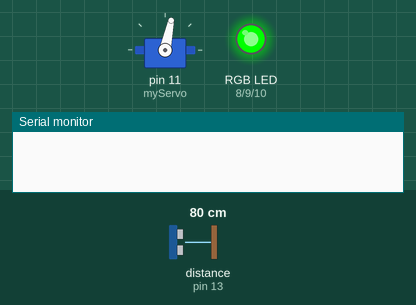
Bench run of a sketch on a simulated Arduino Uno, built with avr-gcc and run on an emulated ATmega328P. Shown: servo, an RGB LED mixed from three pins (HIGH = lit), the last lines printed to the serial monitor. Wiring (inferred from the names in the program): ultrasonic range finder: trigger pin 12; echo pin 13. Dashed ring = blinking. The inputs (shaded band) are chosen by the test bench; at power-on: distance to the obstacle (sensor on pin 13) 80 cm. The echo pulse lasts 58.3 µs per cm; pins used as bus, display or sensor lines are not drawn.

Above: at 1.2 s.
1.3 s: distance to the obstacle (sensor on pin 13) set to 2 cm
At 2.36 s:
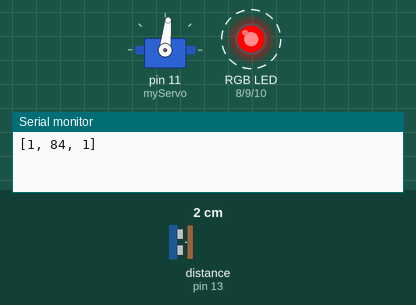
4.3 s: distance to the obstacle (sensor on pin 13) set to 18 cm
7.3 s: distance to the obstacle (sensor on pin 13) set to 23 cm
At 8.1 s:
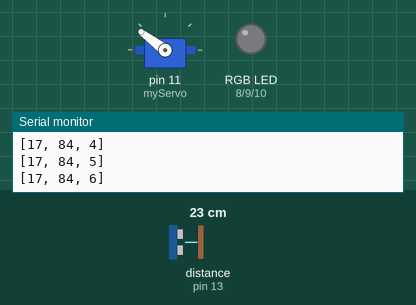
10.3 s: distance to the obstacle (sensor on pin 13) set to 4 cm
At 10.95 s:
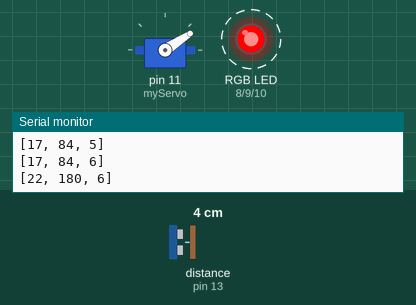
13.3 s: distance to the obstacle (sensor on pin 13) set to 60 cm
At 14.4 s:
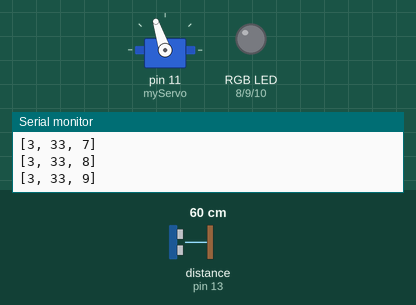
16.3 s: distance to the obstacle (sensor on pin 13) set to 35 cm
Timing chart, 0 to 20.3 s (numbered marks = the images above; inputs shaded):
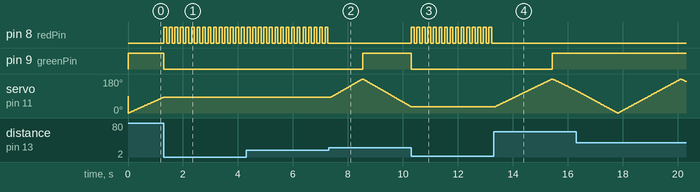

Measured:
- the behaviour switches between 20 and 21 cm on distance to the obstacle (sensor on pin 13) (found by bisection; images 1 and 2)
- after the input at 1.3 s, pin 8 (redPin): alternates HIGH for 0.10 s and LOW for 0.10 s, starting at once; pin 9 (greenPin): HIGH → LOW at once; servo on pin 11 (myServo): stays 84° (without the input it goes to 86° after 0.02 s)
- after the input at 7.3 s, pin 8 (redPin): stops changing and stays LOW; pin 9 (greenPin): LOW → HIGH after 1.2 s; servo on pin 11 (myServo): rises from 84° to 180° in 1.1 s, then falls to 34° in 1.8 s
- after the input at 10.3 s, pin 8 (redPin): alternates HIGH for 0.10 s and LOW for 0.10 s, starting at once; pin 9 (greenPin): HIGH → LOW at once; servo on pin 11 (myServo): goes on until 10.3 s, then stays 33°
- after the input at 13.3 s, pin 8 (redPin): stops changing and stays LOW; pin 9 (greenPin): LOW → HIGH after 2.1 s; servo on pin 11 (myServo): rises from 33° to 180° in 2.1 s, then falls to 119° in 0.88 s

The sketch:

arduinio2processing.ino
```cpp
#include <Servo.h>

// Define pins
const int redPin = 8;
const int greenPin = 9;
const int bluePin = 10;
const int trigPin = 12; // Trigger pin of the ultrasonic sensor
const int echoPin = 13; // Echo pin of the ultrasonic sensor

const long MAX_DISTANCE = 200; // Maximum reliable distance in cm

Servo myServo;
int objectDetected = 0; // Counter for detected objects
int lastPosition = 0; // Track the last servo position
bool movingForward = true; // Direction of servo movement

void setup() {
  myServo.attach(11);  // Attach the servo to pin 11
  pinMode(redPin, OUTPUT);
  pinMode(greenPin, OUTPUT);
  pinMode(bluePin, OUTPUT);
  pinMode(trigPin, OUTPUT);
  pinMode(echoPin, INPUT);
  Serial.begin(9600);

  // Set initial color
  setRGBColor(0, 255, 0); // Set LED to green
}

void setRGBColor(int redValue, int greenValue, int blueValue) {
  analogWrite(redPin, redValue);
  analogWrite(greenPin, greenValue);
  analogWrite(bluePin, blueValue);
}

void blinkRed() {
  unsigned long startTime = millis();
  while (millis() - startTime < 1000) { // Blink red for 1 second
    setRGBColor(255, 0, 0); // Red
    delay(100);
    setRGBColor(0, 0, 0); // Off
    delay(100);
  }
}

long readUltrasonicDistance() {
  // Clear the trigger
  digitalWrite(trigPin, LOW);
  delayMicroseconds(2);

  // Set the trigger to HIGH for 10 microseconds
  digitalWrite(trigPin, HIGH);
  delayMicroseconds(10);
  digitalWrite(trigPin, LOW);

  // Read the echo pin
  long duration = pulseIn(echoPin, HIGH);

  // Convert the duration to distance in centimeters
  long distance = (duration / 2) / 29.1;

  // Filter out unlikely distance readings
  if (distance <= 0 || distance > MAX_DISTANCE) {
    distance = MAX_DISTANCE + 1; // Assign an invalid distance to indicate measurement error
  }

  return distance;
}

void loop() {
  long distance = readUltrasonicDistance();

  // If the servo is moving forward
  if (movingForward) {
    for (int pos = lastPosition; pos <= 180; pos++) {
      myServo.write(pos);
      delay(10); // Reduced delay for faster sweeping

      distance = readUltrasonicDistance(); // Update distance
      if (distance < 20) {
        objectDetected++;
        blinkRed(); // Blink red LED
        lastPosition = pos; // Update the last position
        myServo.write(pos); // Hold current position of the servo
        // Maintain direction and exit the loop
        break;
      }
    }
    // If object is not detected, set lastPosition to 180
    if (distance >= 20) {
      lastPosition = 180;
    }
    movingForward = false; // Change direction for the next sweep
  }
  // If the servo is moving backward
  else {
    for (int pos = lastPosition; pos >= 0; pos--) {
      myServo.write(pos);
      delay(10); // Reduced delay for faster sweeping

      distance = readUltrasonicDistance(); // Update distance
      if (distance < 20) {
        objectDetected++;
        blinkRed(); // Blink red LED
        lastPosition = pos; // Update the last position
        myServo.write(pos); // Hold current position of the servo
        // Maintain direction and exit the loop
        break;
      }
    }
    // If object is not detected, set lastPosition to 0
    if (distance >= 20) {
      lastPosition = 0;
    }
    movingForward = true; // Change direction for the next sweep
  }

  // Print distance, servo position, and object detection count to Serial Monitor
  Serial.print("[");
  Serial.print(distance);
  Serial.print(", ");
  Serial.print(lastPosition);
  Serial.print(", ");
  Serial.print(objectDetected);
  Serial.println("]");

  // Keep the LED green if no object detected
  if (distance >= 20) {
    setRGBColor(0, 255, 0); // Green
  }
}
```
